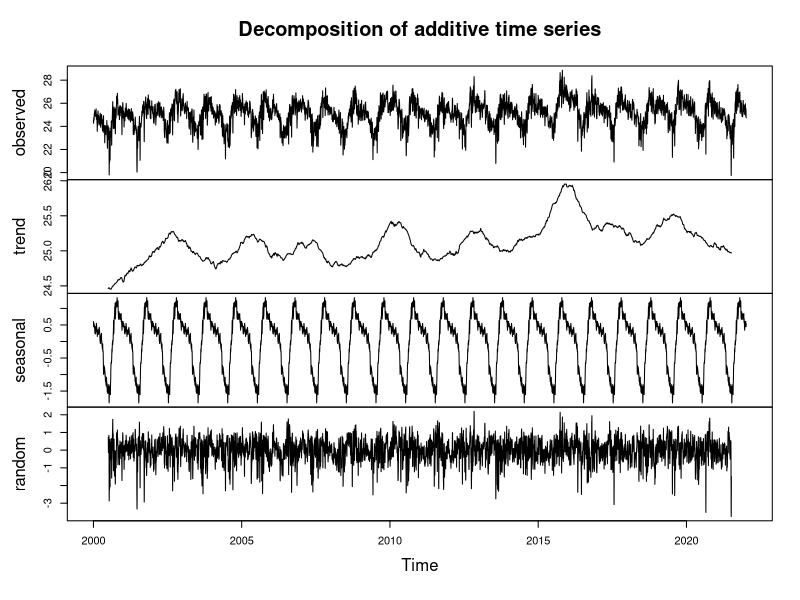
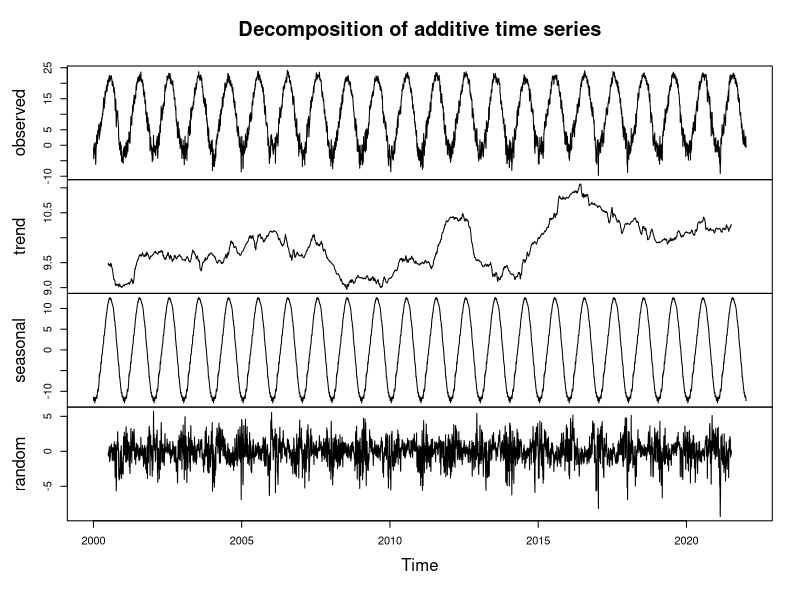
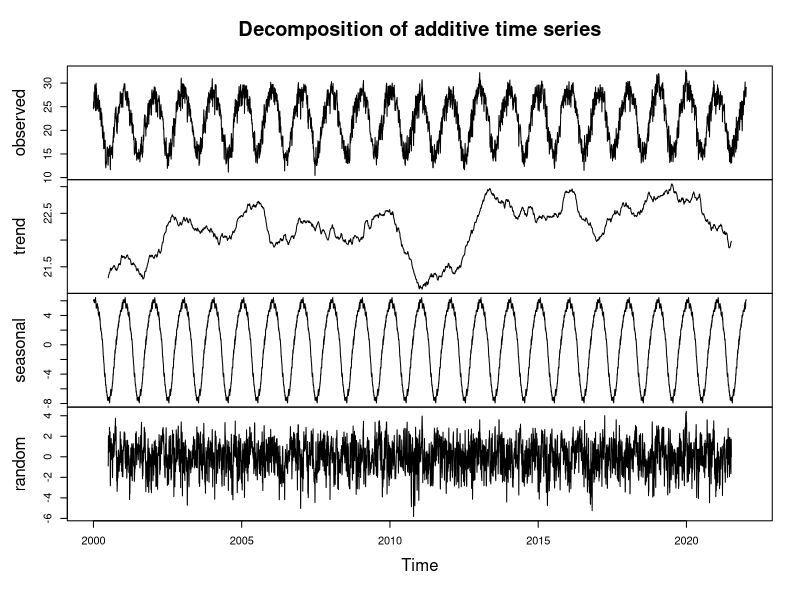

Generate these figures, in order, with R: (Note: this script raises an error after producing the figures.)
## ---- chunk 1
knitr::opts_chunk$set(echo = TRUE)
## ---- chunk 2
require(tidyverse)
require(tseries)
require(forecast)
require(ggplot2)

temp <- read.csv("./Data_Raw/Temperature_Data.csv")
#prec <- read.csv("./Data_Raw/Precipitation_Data.csv")
## ---- chunk 3
temp_processed<- temp%>%
  mutate(Date = as.Date(Date, format = "%d-%m-%y"))%>%
  rename(Temp= Temperaturedaily)%>%
  arrange(Date, Country)%>%
  select(Date, Country, Temp)

# prec_processed<- prec%>%
#   mutate(Date = as.Date(Date, format = "%d-%m-%y"))%>%
#   rename(Precip= Precipitationdaily)%>%
#   #arrange(Date)%>%
#   select(Date, Country, Precip)
## ---- chunk 4
#Filter for Brazil 
#Temperature
BRA_temp <- temp_processed%>%
  filter(Country == 'BRA')
#Precipitation
# BRA_precip <- prec_processed%>%
#   filter(Country == 'BRA')


fday <- first(BRA_temp$Date)

#Time series transformation ts()
ts_temp_BRA <- ts(BRA_temp[,3], frequency = 365, start = c(year(fday), month(fday), day(fday)))
#ts_precip_BRA <- ts(BRA_precip[,3], frequency = 365, start = c(2000,1))

#Time series transformation msts()
ts_temp_BRA2 <- msts(BRA_temp[,3], seasonal.periods =c(7,365.25),
                           start=c(year(fday), month(fday), day(fday)))
# ts_precip_BRA2 <- msts(BRA_precip[,3], seasonal.periods =c(7,365.25),
#                            start=c(2000,01,01))

#Decompose
decompose_temp_BRA <- decompose(ts_temp_BRA, type = "additive")
plot(decompose_temp_BRA)
# decompose_precip_BRA <- decompose(ts_precip_BRA, type = "additive")
# plot(decompose_precip_BRA)
## ---- chunk 5
#Filter for USA
#Temperature
USA_temp <- temp_processed%>%
  filter(Country == 'USA')
#Precipitation
# USA_precip <- prec_processed%>%
#   filter(Country == 'USA')

#Time series transformation
ts_temp_USA <- ts(USA_temp[,3], frequency = 365, start = c(2000,1))
# ts_precip_USA <- ts(USA_precip[,3], frequency = 365, start = c(2000,1))

#Decompose
decompose_temp_USA <- decompose(ts_temp_USA, type = "additive")
plot(decompose_temp_USA)
# decompose_precip_USA <- decompose(ts_precip_USA, type = "additive")
# plot(decompose_precip_USA)
## ---- chunk 6
#Filter for Australia
#Temperature
AUS_temp <- temp_processed%>%
  filter(Country == 'AUS')
#Precipitation
# AUS_precip <- prec_processed%>%
#   filter(Country == 'AUS')

#Time series transformation
ts_temp_AUS <- ts(AUS_temp[,3], frequency = 365, start = c(2000,1))
# ts_precip_AUS <- ts(AUS_precip[,3], frequency = 365, start = c(2000,1))

#Decompose
decompose_temp_AUS <- decompose(ts_temp_AUS, type = "additive")
plot(decompose_temp_AUS)
# decompose_precip_AUS <- decompose(ts_precip_AUS, type = "additive")
# plot(decompose_precip_AUS)
## ---- chunk 7
#AUTO ARTIMA
ts_temp_BRA_sub <-window(ts_temp_BRA, start = c(2000,1), end = c(2021,12))

arima <- auto.arima(ts_temp_BRA_sub,seasonal=FALSE, 
                             lambda=0)

ARIMA_forecast <- forecast(arima,h=365)


ts_temp_BRA2_sub <-window(ts_temp_BRA2, start = c(2000,1), end = c(2021,12))
### ARIMA + Fourier Terms
ARIMA_Four <- auto.arima(ts_temp_BRA2_sub,
                         seasonal=FALSE,
                         lambda=0,
                         xreg=fourier(ts_temp_BRA2_sub,
                                      K=c(2,12)))
ARIMA_Four_for <- forecast(ARIMA_Four,
                           xreg=fourier(ts_temp_BRA2_sub,
                                        K=c(2,12),
                                        h=365),
                           h=365)

#### NEURAL NETWORK 
NN_fit <- nnetar(ts_temp_BRA2_sub,p=1,P=1)

#5 year forecast
NN_for <- forecast(NN_fit, h=365)


### TBATS
TBATS_fit <- tbats(ts_temp_BRA2_sub)

TBATS_for <- forecast(TBATS_fit, h=365)

### STL + ETS
ETS_fit <- stlf(ts_temp_BRA2_sub, h=365)

###ACCURACY
a_score <- accuracy(ARIMA_forecast)
a2_score <- accuracy(ARIMA_Four_for)
NN_score <- accuracy(NN_for)
TBATS_score <- accuracy(TBATS_for)
ETS_score <- accuracy(ETS_fit)


scores <- as.data.frame(rbind(a_score, a2_score, NN_score, TBATS_score, ETS_score))
row.names(scores) <- c("ARIMA", "ARIMA FOURIER","NN", "TBATS", "STL + ETS")
scores


autoplot(window(ts_temp_BRA, start = c(2019,1))) +
  autolayer(NN_for, series="Neural Network",PI=FALSE)+
  autolayer(TBATS_for,series="TBATS",PI=FALSE)+
  autolayer(ETS_fit,series="STL + ETS",PI=FALSE)+
  autolayer(ARIMA_Four_for, series="ARIMA_FOURIER",PI=FALSE)+
  autolayer(ARIMA_forecast, series="ARIMA",PI=FALSE)+
  ylab("Temperature") 
## ---- chunk 8
#AUTO ARTIMA
arima <- auto.arima(ts_temp_BRA,seasonal=FALSE, 
                             lambda=0)

ARIMA_forecast <- forecast(arima,h=365)

### ARIMA + Fourier Terms
ARIMA_Four <- auto.arima(ts_temp_BRA2,
                         seasonal=FALSE,
                         lambda=0,
                         xreg=fourier(ts_temp_BRA2,
                                      K=c(2,12)))
ARIMA_Four_for <- forecast(ARIMA_Four,
                           xreg=fourier(ts_temp_BRA2,
                                        K=c(2,12),
                                        h=365),
                           h=365)

#### NEURAL NETWORK 
NN_fit <- nnetar(ts_temp_BRA2,p=1,P=1)

#5 year forecast
NN_for <- forecast(NN_fit, h=365)


### TBATS
TBATS_fit <- tbats(ts_temp_BRA2)

TBATS_for <- forecast(TBATS_fit, h=365)

### STL + ETS
ETS_fit <- stlf(ts_temp_BRA2, h=365)


###PLOT
autoplot(window(ts_temp_BRA, start = c(2019,1))) +
  autolayer(NN_for, series="Neural Network",PI=FALSE)+
  autolayer(ARIMA_forecast, series="ARIMA",PI=FALSE)+
  autolayer(TBATS_for,series="TBATS",PI=FALSE)+
  autolayer(ETS_fit,series="STL + ETS",PI=FALSE)+
  autolayer(ARIMA_Four_for, series="ARIMA_FOURIER",PI=FALSE)+
  ylab("Temperature") 


a_score <- accuracy(ARIMA_forecast)
a2_score <- accuracy(ARIMA_Four_for)
NN_score <- accuracy(NN_for)
TBATS_score <- accuracy(TBATS_for)
ETS_score <- accuracy(ETS_fit)


scores <- as.data.frame(rbind(a_score, a2_score, NN_score, TBATS_score, ETS_score))
row.names(scores) <- c("ARIMA", "ARIMA FOURIER","NN", "TBATS", "STL + ETS")
scores
